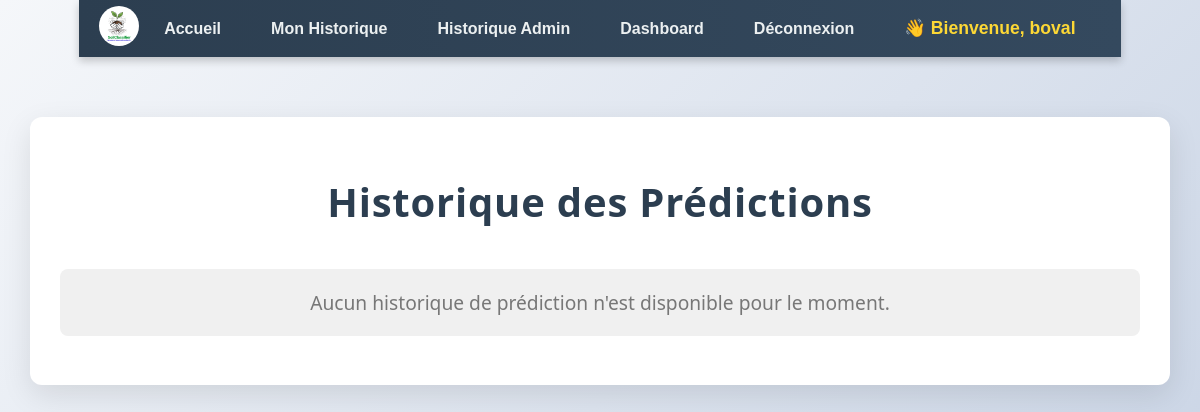
The page /my-history/ (signed in) on the database as committed earlier.
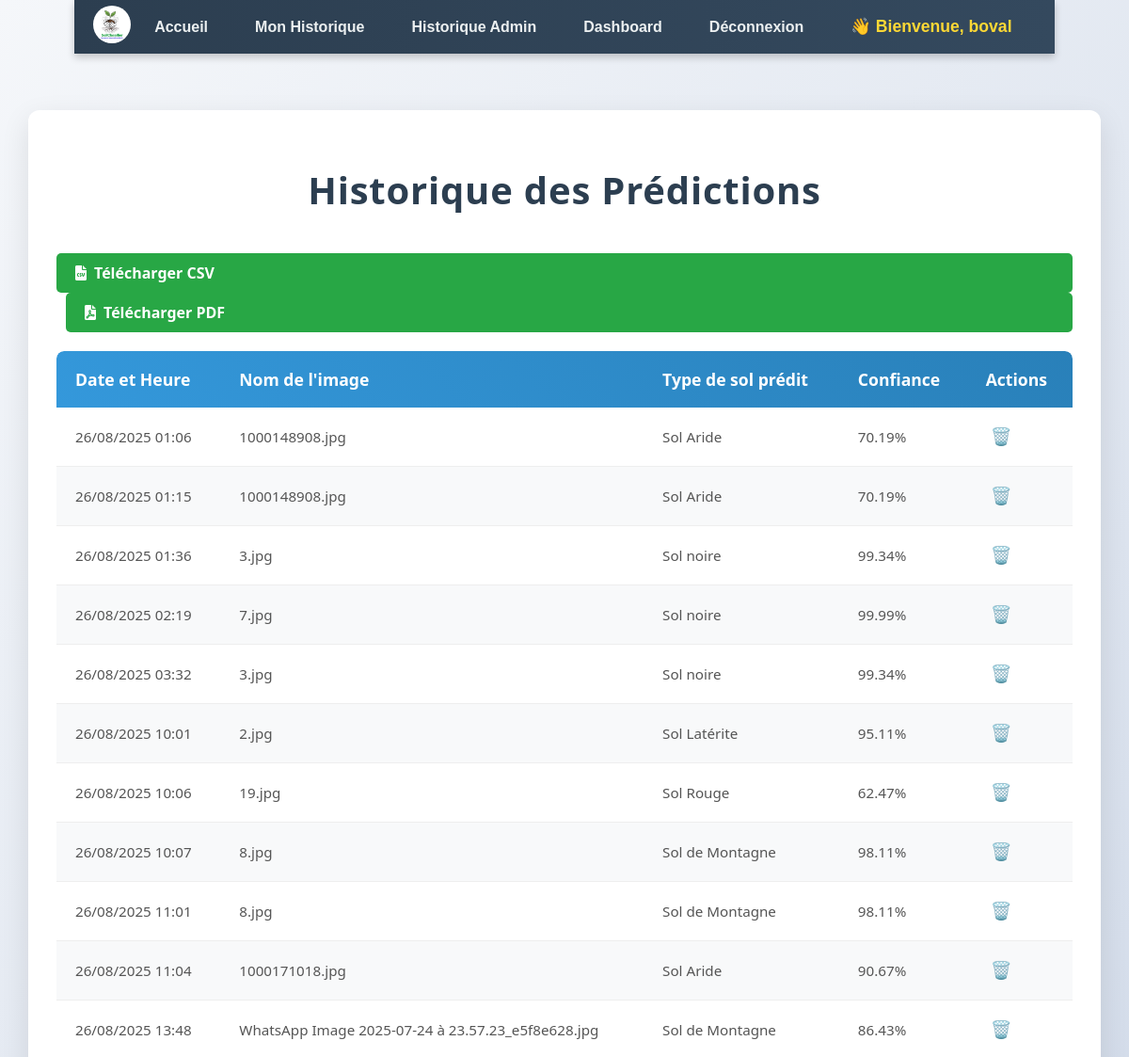
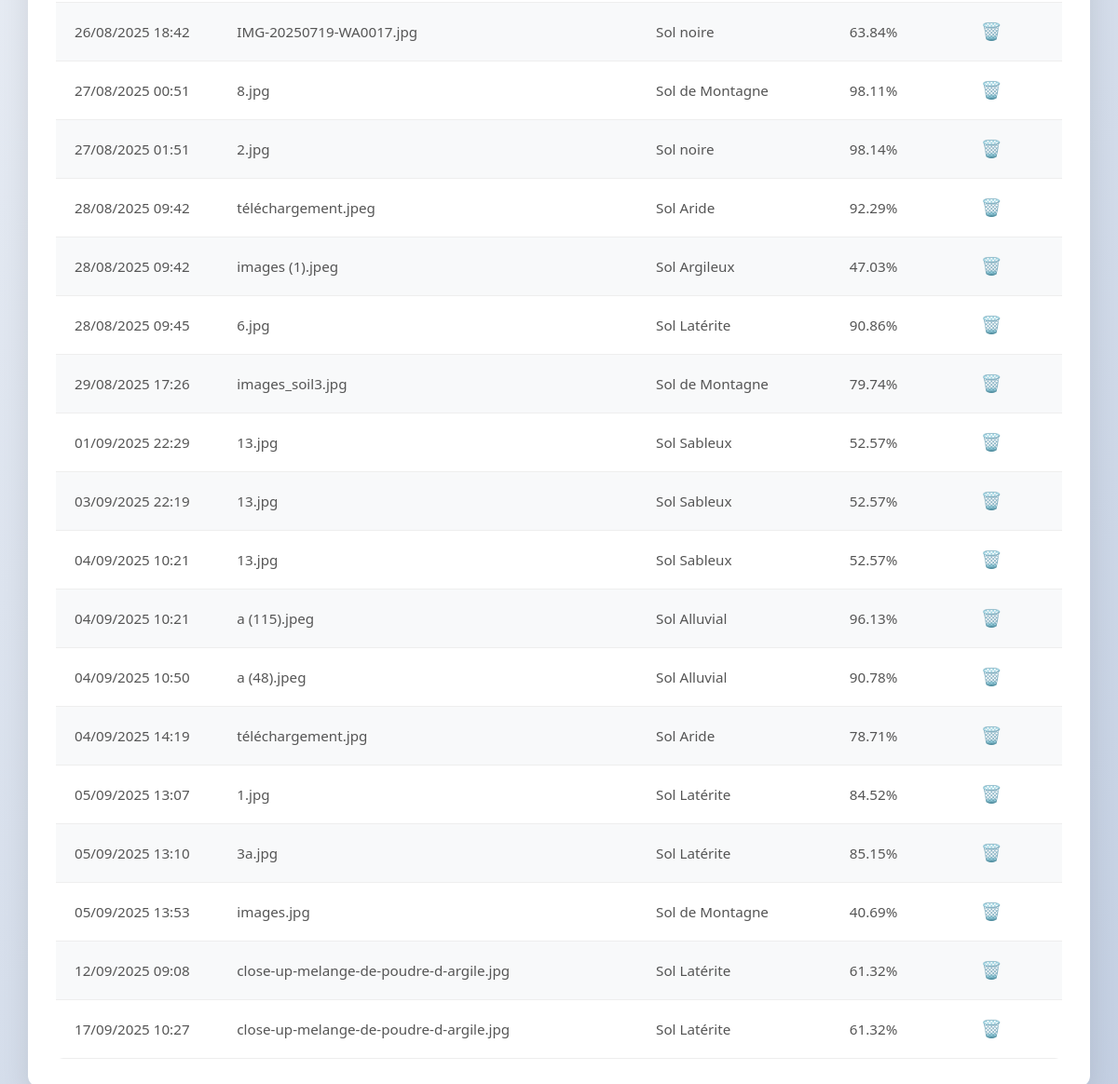
The same page on the database as committed later (2 pictures, top to bottom).
### Classifier/models.py (models this page shows, shortened)
class Prediction(models.Model):
    user = models.ForeignKey(User, on_delete=models.CASCADE, null=True, blank=True) # Make user field nullable
    timestamp = models.DateTimeField(auto_now_add=True)
    image_name = models.CharField(max_length=255)
    soil_type = models.CharField(max_length=100) # Increase max_length
    confidence = models.FloatField()
    latitude = models.FloatField(null=True, blank=True)
    longitude = models.FloatField(null=True, blank=True)
    location_name = models.CharField(max_length=255, null=True, blank=True)
    class Meta:
        ordering = ['timestamp'] # Order by newest first

### Classifier/views.py (the view)
# urls.py: path('my-history/', views.my_history, name='my_history'),
@login_required
def my_history(request):
    history = Prediction.objects.filter(user=request.user)
    return render(request, 'historique.html', {'history': history})

### Classifier/templates/historique.html (shortened to what this page needs)
{% extends "base.html" %}
{% load static %}
{% block content %}
<head>
    <link rel="stylesheet" href="{% static 'his.css' %}">
</head>
<div class="history-container">
    <h1>Historique des Prédictions</h1>
    {% if history %}
        <div class="export-options" style="text-align: right; margin-bottom: 20px;">
            <a href="{% url 'export_history_csv' %}" class="export-btn"><i class="fas fa-file-csv"></i> Télécharger CSV</a>
            <a href="{% url 'export_history_pdf' %}" class="export-btn" style="margin-left: 10px;"><i class="fas fa-file-pdf"></i> Télécharger PDF</a>
        </div>
        <div class="table-container">
            <table>
                <thead>
                    <tr>
                        <th>Date et Heure</th>
                        <th>Nom de l'image</th>
                        <th>Type de sol prédit</th>
                        <th>Confiance</th>
                        <th>Actions</th>
                    </tr>
                </thead>
                <tbody>
                    {% for prediction in history %}
                        <tr>
                            <td>{{ prediction.timestamp|date:"d/m/Y H:i" }}</td>
                            <td>{{ prediction.image_name }}</td>
                            <td>{{ prediction.soil_type }}</td>
                            <td>{{ prediction.confidence|floatformat:2 }}%</td>
                            <td>
                                <form action="{% url 'delete_prediction' prediction.id %}" method="post" style="display:inline;">
                                    <button type="submit" class="delete-btn" onclick="return confirm('Êtes-vous sûr de vouloir supprimer cette prédiction ?');">
                                        🗑️
                                    </button>
                                </form>
                            </td>
                        </tr>
                    {% endfor %}
                </tbody>
            </table>
        </div>
    {% else %}
        <p>Aucun historique de prédiction n'est disponible pour le moment.</p>
    {% endif %}
</div>
{% endblock %}

### Classifier/templates/base.html (shortened to what this page needs)
{% load static %}
<!DOCTYPE html>
<html lang="fr">
<head>
  <link rel="stylesheet" href="{% static 'style.css' %}">
    <link rel="stylesheet" href="https://cdnjs.cloudflare.com/ajax/libs/font-awesome/6.0.0-beta3/css/all.min.css">
</head>
<body>
  <nav class="navbar">
    <div class="nav-logo"><a href="{% url 'home' %}"><img src="{% static 'boval.jpg' %}" alt="Logo" class="logo"></a></div>
    <ul class="nav-menu">
      <li><a href="{% url 'home' %}">Accueil</a></li>
      {% if user.is_authenticated %}
        <li><a href="{% url 'my_history' %}">Mon Historique</a></li>
        {% if user.is_staff %}
        <li><a href="{% url 'historique' %}">Historique Admin</a></li>
        {% endif %}
        {% if user.is_staff %}
        <li><a href="{% url 'dashboard' %}">Dashboard</a></li>
        {% endif %}
        <li><a href="{% url 'logout' %}">Déconnexion</a></li>
        <li class="welcome-message">👋 Bienvenue, <span>{{ user.username }}</span></li>
      {% else %}
        <li><a href="{% url 'connexion' %}">Connexion</a></li>
      {% endif %}
    </ul>
  </nav>
  {% block content %}{% endblock %}
</body>
</html>

### static/style.css (style rules this page uses)
body { font-family: Arial, sans-serif; background-image: url('font.jpg'); background-size: cover; margin: 0; padding: 0; }
.navbar { display: flex; justify-content: space-between; align-items: center; background: linear-gradient(to right, #2c3e50, #34495e); box-shadow: 0 4px 8px rgba(0, 0, 0, 0.2); padding: 0 20px; position: sticky; top: 0; z-index: 1000; }
.nav-logo a { color: #2ecc71; text-decoration: none; font-weight: bold; font-size: 1.5rem; text-shadow: 1px 1px 2px rgba(0, 0, 0, 0.5); }
.logo { height: 40px; width: 40px; object-fit: cover; border-radius: 50%; max-height: 100%; }
.nav-menu { display: flex; list-style: none; margin: 0; padding: 0; align-items: center; }
.nav-menu li a { display: block; color: #ecf0f1; padding: 18px 25px; text-decoration: none; font-weight: bold; transition: background-color 0.3s ease, color 0.3s ease; }
.welcome-message { color: #FDD835; padding: 18px 25px; font-weight: bold; font-size: 1.1em; animation: welcomeAnimation 1.5s ease-out forwards; }

### static/his.css (style rules this page uses)
body { background: linear-gradient(135deg, #f5f7fa 0%, #c3cfe2 100%); min-height: 100vh; margin: 0; padding: 0; display: flex; flex-direction: column; align-items: center; justify-content: flex-start; }
.history-container { width: 90%; max-width: 1200px; margin: 60px auto 40px auto; padding: 30px; background-color: #ffffff; border-radius: 12px; box-shadow: 0 10px 30px rgba(0, 0, 0, 0.1); font-family: 'Segoe UI', Roboto, 'Helvetica Neue', Arial, sans-serif; color: #333; }
h1 { color: #2c3e50; text-align: center; margin-bottom: 40px; font-size: 2.5em; font-weight: 700; letter-spacing: 0.02em; }
table { width: 100%; border-collapse: separate; border-spacing: 0; margin: 0 auto; overflow: hidden; border-radius: 8px; }
thead { background: linear-gradient(45deg, #3498db, #2980b9); color: white; }
tbody td { padding: 15px 20px; border-bottom: 1px solid #eee; color: #555; font-size: 0.95em; }
tbody tr:nth-child(even) { background-color: #f8f9fa; }
.delete-btn { background: none; border: none; color: #e74c3c; cursor: pointer; font-size: 1.2em; padding: 5px; border-radius: 5px; transition: all 0.3s ease; }
.export-btn { display: flex; align-items: center; gap: 8px; padding: 10px 20px; background-color: #28a745; color: white; text-decoration: none; border-radius: 5px; font-weight: bold; transition: background-color 0.3s ease; }

Rows that differ between the two databases and show on the page:
added Prediction: timestamp "26/08/2025 01:06", image_name "1000148908.jpg", soil_type "Sol Aride", confidence "70.19"
added Prediction: timestamp "26/08/2025 01:15", image_name "1000148908.jpg", soil_type "Sol Aride", confidence "70.19"
added Prediction: timestamp "26/08/2025 01:36", image_name "3.jpg", soil_type "Sol noire", confidence "99.34"
added Prediction: timestamp "26/08/2025 02:19", image_name "7.jpg", soil_type "Sol noire", confidence "99.99"
added Prediction: timestamp "26/08/2025 03:32", image_name "3.jpg", soil_type "Sol noire", confidence "99.34"
added Prediction: timestamp "26/08/2025 10:01", image_name "2.jpg", soil_type "Sol Latérite", confidence "95.11"
added Prediction: timestamp "26/08/2025 10:06", image_name "19.jpg", soil_type "Sol Rouge", confidence "62.47"
added Prediction: timestamp "26/08/2025 10:07", image_name "8.jpg", soil_type "Sol de Montagne", confidence "98.11"
added Prediction: timestamp "26/08/2025 11:01", image_name "8.jpg", soil_type "Sol de Montagne", confidence "98.11"
added Prediction: timestamp "26/08/2025 11:04", image_name "1000171018.jpg", soil_type "Sol Aride", confidence "90.67"
added Prediction: timestamp "26/08/2025 13:48", image_name "WhatsApp Image 2025-07-24 à 23.57.23_e5f8e628.jpg", soil_type "Sol de Montagne", confidence "86.43"
added Prediction: timestamp "26/08/2025 18:42", image_name "IMG-20250719-WA0017.jpg", soil_type "Sol noire", confidence "63.84"
added Prediction: timestamp "27/08/2025 00:51", image_name "8.jpg", soil_type "Sol de Montagne", confidence "98.11"
added Prediction: timestamp "27/08/2025 01:51", image_name "2.jpg", soil_type "Sol noire", confidence "98.14"
added Prediction: timestamp "28/08/2025 09:42", image_name "téléchargement.jpeg", soil_type "Sol Aride", confidence "92.29"
added Prediction: timestamp "28/08/2025 09:42", image_name "images (1).jpeg", soil_type "Sol Argileux", confidence "47.03"
added Prediction: timestamp "28/08/2025 09:45", image_name "6.jpg", soil_type "Sol Latérite", confidence "90.86"
added Prediction: timestamp "29/08/2025 17:26", image_name "images_soil3.jpg", soil_type "Sol de Montagne", confidence "79.74"
added Prediction: timestamp "01/09/2025 22:29", image_name "13.jpg", soil_type "Sol Sableux", confidence "52.57"
added Prediction: timestamp "03/09/2025 22:19", image_name "13.jpg", soil_type "Sol Sableux", confidence "52.57"
added Prediction: timestamp "04/09/2025 10:21", image_name "13.jpg", soil_type "Sol Sableux", confidence "52.57"
added Prediction: timestamp "04/09/2025 10:21", image_name "a (115).jpeg", soil_type "Sol Alluvial", confidence "96.13"
added Prediction: timestamp "04/09/2025 10:50", image_name "a (48).jpeg", soil_type "Sol Alluvial", confidence "90.78"
added Prediction: timestamp "04/09/2025 14:19", image_name "téléchargement.jpg", soil_type "Sol Aride", confidence "78.71"
added Prediction: timestamp "05/09/2025 13:07", image_name "1.jpg", soil_type "Sol Latérite", confidence "84.52"
added Prediction: timestamp "05/09/2025 13:10", image_name "3a.jpg", soil_type "Sol Latérite", confidence "85.15"
added Prediction: timestamp "05/09/2025 13:53", image_name "images.jpg", soil_type "Sol de Montagne", confidence "40.69"
added Prediction: timestamp "12/09/2025 09:08", image_name "close-up-melange-de-poudre-d-argile.jpg", soil_type "Sol Latérite", confidence "61.32"
added Prediction: timestamp "17/09/2025 10:27", image_name "close-up-melange-de-poudre-d-argile.jpg", soil_type "Sol Latérite", confidence "61.32"
Other text that changed with them:
text no longer shown: "Aucun historique de prédiction n'est disponible pour le moment."
text now shown: "Télécharger CSV Télécharger PDF Date et Heure Nom de l'image Type de sol prédit Confiance Actions"
